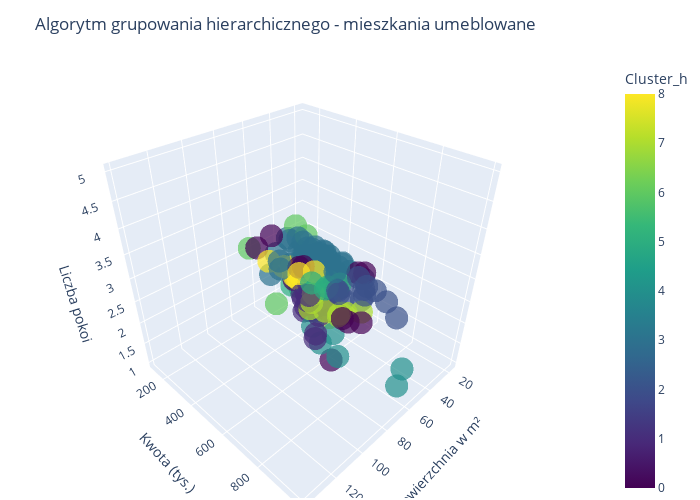

Notebook cell for this chart:
### Markdown cell above
#### Wizualizacja grupowania mieszkań umeblowanych metodą grupowania hierarchicznego

### Code cell
fig = px.scatter_3d(df3,
                   x='Powierzchnia w m²',
                   y='Kwota (tys.)',
                   z='Liczba pokoi',
                   color='Cluster_h',  
                   size_max=2,
                   opacity=0.7,
                   color_continuous_scale='viridis',
                   labels={'Powierzchnia w m²': 'Powierzchnia w m²', 'Kwota (tys.)': 'Kwota (tys.)', 'Cluster_h': 'Cluster_h'},
                   title='Algorytm grupowania hierarchicznego - mieszkania umeblowane'
                   )
fig.update_layout(scene=dict(
                    xaxis_title='Powierzchnia w m²',
                    yaxis_title='Kwota (tys.)',
                    zaxis_title='Liczba pokoi',
                    ),
                  width=700,  
                  height=500,
                margin=dict(l=2, r=2, b=2, t=60)  
)

fig.show()

### Figure 1 — Plotly figure (JSON) as saved in the notebook; plotly's stock layout.template omitted (floating-point values rounded to 4 significant figures; data arrays with more than 128 entries replaced by an {"elided": "..."} marker saying what was removed)
{"data": [{"hovertemplate": "Powierzchnia w m²=%{x}<br>Kwota (tys.)=%{y}<br>Liczba pokoi=%{z}<br>Cluster_h=%{marker.color}<extra></extra>", "legendgroup": "", "marker": {"color": {"elided": "170 int values"}, "coloraxis": "coloraxis", "opacity": 0.7, "symbol": "circle"}, "mode": "markers", "name": "", "scene": "scene", "showlegend": false, "type": "scatter3d", "x": {"elided": "170 float values"}, "y": {"elided": "170 float values"}, "z": {"elided": "170 int values"}}], "layout": {"coloraxis": {"colorbar": {"title": {"text": "Cluster_h"}}, "colorscale": [[0, "#440154"], [0.1111, "#482878"], [0.2222, "#3e4989"], [0.3333, "#31688e"], [0.4444, "#26828e"], [0.5556, "#1f9e89"], [0.6667, "#35b779"], [0.7778, "#6ece58"], [0.8889, "#b5de2b"], [1, "#fde725"]]}, "height": 500, "legend": {"tracegroupgap": 0}, "margin": {"b": 2, "l": 2, "r": 2, "t": 60}, "scene": {"domain": {"x": [0, 1], "y": [0, 1]}, "xaxis": {"title": {"text": "Powierzchnia w m²"}}, "yaxis": {"title": {"text": "Kwota (tys.)"}}, "zaxis": {"title": {"text": "Liczba pokoi"}}}, "title": {"text": "Algorytm grupowania hierarchicznego - mieszkania umeblowane"}, "width": 700}}
